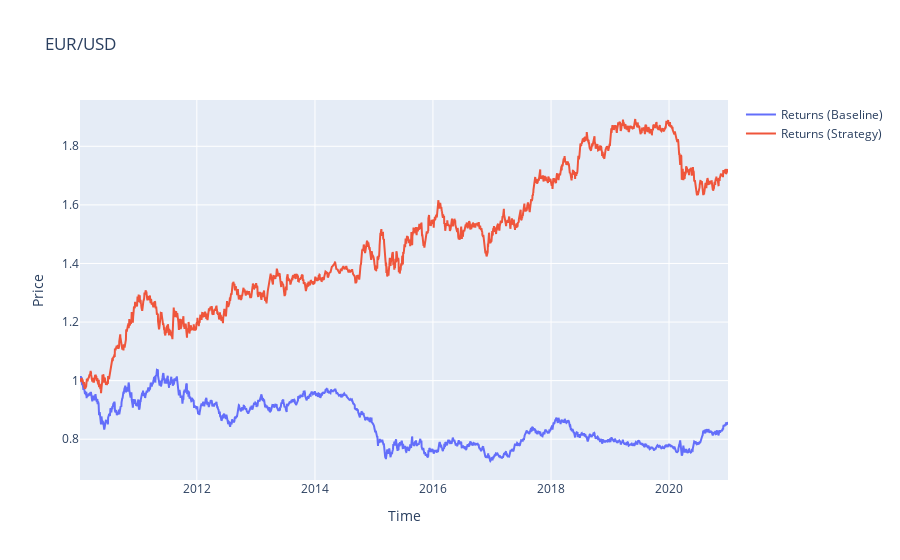

Notebook code cell kept with this figure:
### Code cell
fig = go.Figure()

fig.add_trace(go.Scatter(x=data.index, y=data.creturns, name='Returns (Baseline)'))
fig.add_trace(go.Scatter(x=data.index, y=data.cstrategy, name='Returns (Strategy)'))

fig.update_layout(title='EUR/USD', xaxis_title='Time', yaxis_title='Price')

fig.show()

### Figure 1 — Plotly figure (JSON) as saved in the notebook; plotly's stock layout.template omitted (floating-point values rounded to 4 significant figures; data arrays with more than 128 entries replaced by an {"elided": "..."} marker saying what was removed)
{"data": [{"name": "Returns (Baseline)", "type": "scatter", "x": {"elided": "2860 str values"}, "y": {"elided": "2860 float values"}}, {"name": "Returns (Strategy)", "type": "scatter", "x": {"elided": "2860 str values"}, "y": {"elided": "2860 float values"}}], "layout": {"title": {"text": "EUR/USD"}, "xaxis": {"title": {"text": "Time"}}, "yaxis": {"title": {"text": "Price"}}}}
